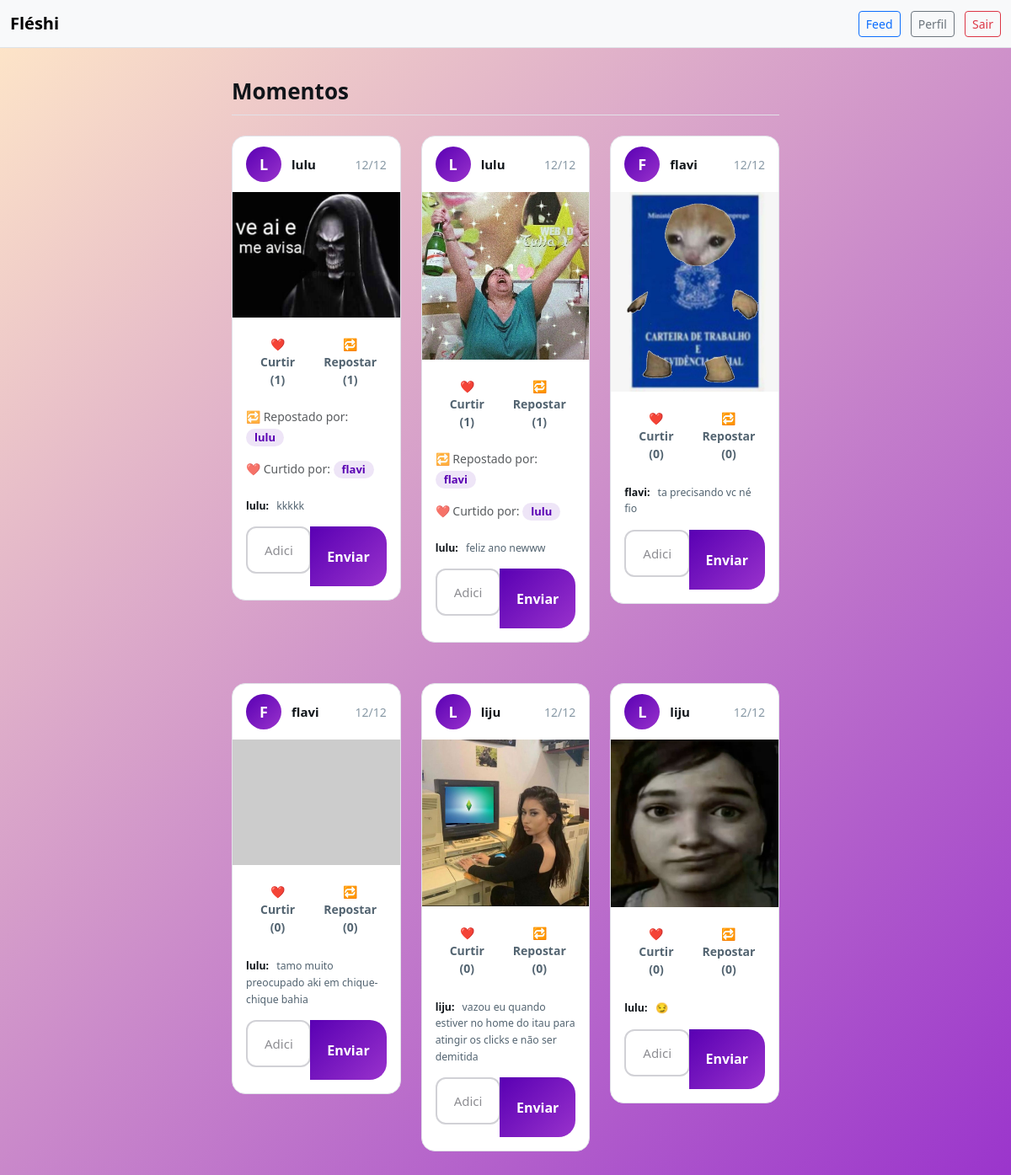
/feed (signed in), run on the app's committed database.
### appfleshi/models.py (models this page shows)
class Photo(db.Model):
    id = db.Column(db.Integer, primary_key=True)
    file_name = db.Column(db.String(255), default="default.png")
    upload_date = db.Column(db.DateTime(timezone=True), nullable=False, default=lambda: datetime.now(timezone.utc))
    user_id = db.Column(db.Integer, db.ForeignKey("user.id"), nullable=False)
    reposts = db.relationship("Repost", backref="photo", lazy=True, cascade="all, delete-orphan"
    )
    likes = db.relationship("Like", backref="photo", lazy=True, cascade="all, delete-orphan")
    comments = db.relationship("Comment", backref="photo", lazy=True, cascade="all, delete-orphan"
    )

class User(db.Model, UserMixin):
    id = db.Column(db.Integer, primary_key=True)
    username = db.Column(db.String(20), unique=True)
    email = db.Column(db.String(100), unique=True, nullable=False)
    password = db.Column(db.String(60), nullable=False)
    photos = db.relationship("Photo", backref="user", lazy=True) #lista de fotos, cada foto é um objeto
    likes = db.relationship("Like", backref="user", lazy=True)
    reposts = db.relationship("Repost", backref="user", lazy=True)
    comments = db.relationship("Comment", backref="user", lazy=True)

class Repost(db.Model):
    id = db.Column(db.Integer, primary_key=True)
    user_id = db.Column(db.Integer, db.ForeignKey("user.id"), nullable=False) # quem comentou
    photo_id = db.Column(db.Integer, db.ForeignKey("photo.id"), nullable=False) # qual foto comentada

class Like(db.Model):
    id = db.Column(db.Integer, primary_key=True)
    user_id = db.Column(db.Integer, db.ForeignKey("user.id"), nullable=False)
    photo_id = db.Column(db.Integer, db.ForeignKey("photo.id"), nullable=False)

class Comment(db.Model):
    id = db.Column(db.Integer, primary_key=True)
    text = db.Column(db.String(500), nullable=False) # texto comentario
    user_id = db.Column(db.Integer, db.ForeignKey("user.id"), nullable=False) # quem comentou
    photo_id = db.Column(db.Integer, db.ForeignKey("photo.id"), nullable=False) # qual foto comentada

### appfleshi/routes.py (the view)
@app.route("/feed")
@login_required
def feed():
    photos = Photo.query.options(
        db.joinedload(Photo.likes),
        db.joinedload(Photo.comments),
        db.joinedload(Photo.user),
        db.joinedload(Photo.reposts)
    ).order_by(Photo.upload_date.desc()).all()
    reposted_photos = []
    reposts = Repost.query.order_by(Repost.id.desc()).all()
    for repost in reposts:
        photo = Photo.query.get(repost.photo_id)
        if photo:
            reposted_photos.append({'photo': photo, 'reposted_by': repost.user, 'repost_date': repost.id})
    return render_template('feed.html', photos=photos, reposted_photos=reposted_photos)

### appfleshi/models.py (called while the page is built)
@login_manager.user_loader # consultando se tem ou não aquele usuário
def load_user(user_id):
    return User.query.get(int(user_id)) # consultado a tabela do banco

### appfleshi/templates/feed.html (shortened to what this page needs)
{% extends "homepage.html" %}
{% block feed_css %}
    <link rel="stylesheet" href="{{ url_for('static', filename='css/feed.css') }}">
{% endblock %}
{% block body %}
    {% include "navbar.html"%}
    <div class="feed-container">
        <h1 class="feed-title">Momentos</h1>
        {% if photos %}
        <div class="row">
            {% for photo in photos %}
            <div class="col-md-6 col-lg-4 mb-4">
                <div class="card feed-card">
                    <div class="card-header">
                        <div class="d-flex align-items-center justify-content-between">
                            <div class="d-flex align-items-center">
                                <div class="user-avatar">
                                    {{ photo.user.username[0]|upper }}
                                </div>
                                <div>
                                    <a href="{{ url_for('profile', user_id=photo.user_id)}}"
                                       class="username-link">
                                        {{ photo.user.username }}
                                    </a>
                                </div>
                            </div>
                            <small class="post-date">
                                {{ photo.upload_date.strftime('%d/%m') }}
                            </small>
                        </div>
                    </div>
                    <div class="card-img-container">
                        <img src="{{ url_for('static', filename='posts_photos/' ~ photo.file_name) }}" alt="Foto de {{ photo.user.username }}" onerror="this.src='https://via.placeholder.com/400x300/f8f8f8/ccc?text=Imagem+Não+Encontrada'">
                    </div>
                    <div class="card-body">
                        <div class="action-buttons">
                            <a class="btn btn-like" href="{{ url_for('like_photo', photo_id=photo.id) }}">
                                ❤️ Curtir ({{ photo.likes|length }})
                            </a>
                            <a class="btn btn-repost" href="{{ url_for('repost_photo', photo_id=photo.id) }}">
                                🔁 Repostar ({{ photo.reposts|length }})
                            </a>
                        </div>
                        {% if photo.reposts %}
                        <div class="mb-2">
                            <small class="text-muted">
                                🔁 Repostado por:
                                {% for repost in photo.reposts %}
                                    <span class="badge badge-user">
                                        {{ repost.user.username }}
                                    </span>
                                {% endfor %}
                            </small>
                        </div>
                        {% endif %}
                        {% if photo.likes|length > 0 %}
                        <div class="mb-2">
                            <small class="text-muted">
                                ❤️ Curtido por:
                                {% for like in photo.likes %}
                                    <span class="badge badge-user">
                                        {{ like.user.username }}
                                    </span>
                                {% endfor %}
                            </small>
                        </div>
                        {% endif %}
                        <div class="comments-section">
                            {% for comentario in photo.comments %}
                            <div class="comment-item">
                                <small>
                                    <span class="comment-username">{{ comentario.user.username }}:</span>
                                    {{ comentario.text }}
                                </small>
                            </div>
                            {% endfor %}
                            <form action="{{ url_for('comments_photo', photo_id=photo.id) }}" method="POST" class="comment-form mt-3">
                                <div class="input-group">
                                    <input type="text" name="text" class="form-control" placeholder="Adicione um comentário..." required>
                                    <button type="submit" class="btn">Enviar</button>
                                </div>
                            </form>
                        </div>
                    </div>
                </div>
            </div>
            {% endfor %}
        </div>
        {% else %}
        <div class="empty-feed">
            <h4>Nenhuma foto no feed ainda</h4>
            <p>Seja o primeiro a postar!</p>
        </div>
        {% endif %}
    </div>
{% endblock %}

### appfleshi/static/CSS/homepage.css (style rules this page uses)
:root { --primary-orange: #FF6B35; --primary-pink: #FF3366; --primary-purple: #8A2BE2; --accent-purple: #5900B3; --light-purple: #9932CC; --accent-yellow: #FFD166; --bg-dark: #0A0A14; --text-light: #FFFFFF; --text-gray: #CCCCCC; --border-light: rgba(255, 255, 255, 0.15); --input-bg: rgba(255, 255, 255, 0.1); }
body { background: linear-gradient(135deg, #FFE8C8 0%, #9932CC 100%) !important; min-height: 100vh; margin: 0; padding: 0; background-attachment: fixed; background-size: 400% 400%; animation: gradientFlow 30s ease infinite; }
.form-control { border-radius: 12px !important; padding: 16px 20px !important; margin-bottom: 15px; border: 2px solid #D1D1D6 !important; font-size: 16px !important; transition: all 0.3s ease; background: #FFFFFF !important; color: #333333 !important; height: 56px; box-sizing: border-box; }
.form-control:not(:placeholder-shown) { border-color: #A8A8AD !important; }
.form-control::placeholder { color: #8E8E93 !important; font-size: 15px !important; font-weight: 400; }
input[type="email"].form-control, input[type="password"].form-control, input[type="text"].form-control { border: 2px solid #D1D1D6 !important; background: #FFFFFF !important; color: #333333 !important; }
input[type="email"].form-control:not(:placeholder-shown), input[type="password"].form-control:not(:placeholder-shown), input[type="text"].form-control:not(:placeholder-shown) { border-color: #A8A8AD !important; border-width: 2px !important; background: #FFFFFF !important; color: #333333 !important; }

### data on the page
Photo: user "L", user.username "lulu", upload_date "12/12", file_name (picture), likes|length "1", reposts|length "1"
Repost: user.username "lulu"
Like: user.username "flavi"
Comment: user.username "lulu", text "kkkkk"
Photo: user "L", user.username "lulu", upload_date "12/12", file_name (picture), likes|length "1", reposts|length "1"
Repost: user.username "flavi"
Like: user.username "lulu"
Comment: user.username "lulu", text "feliz ano newww"
Photo: user "F", user.username "flavi", upload_date "12/12", file_name (picture), likes|length "0", reposts|length "0"
Comment: user.username "flavi", text "ta precisando vc né fio"
Photo: user "F", user.username "flavi", upload_date "12/12", likes|length "0", reposts|length "0"
Comment: user.username "lulu", text "tamo muito preocupado aki em chique-chique bahia"
Photo: user "L", user.username "liju", upload_date "12/12", file_name (picture), likes|length "0", reposts|length "0"
Comment: user.username "liju", text "vazou eu quando estiver no home do itau para atingir os clicks e não ser demitida"
Photo: user "L", user.username "liju", upload_date "12/12", file_name (picture), likes|length "0", reposts|length "0"
Comment: user.username "lulu", text "😏"
